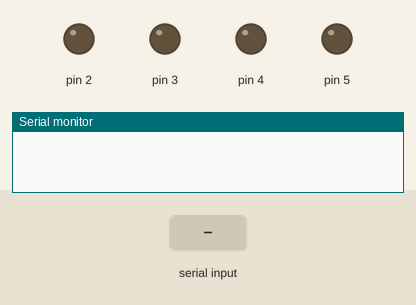
Bench run of a sketch on a simulated Arduino Uno, built with avr-gcc and run on an emulated ATmega328P. Parts: output pins drawn as LEDs (lit = HIGH), the last lines printed to the serial monitor. The inputs (shaded band) are chosen by the test bench.

Above: at 1.2 s.
1.3 s: "F" received over Serial
At 2.5 s:
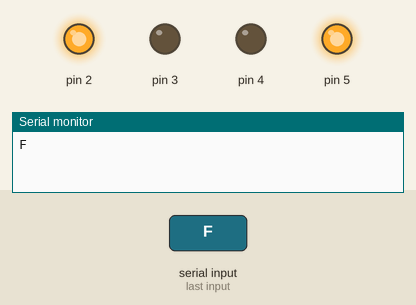
2.8 s: "B" received over Serial
At 3.7 s:
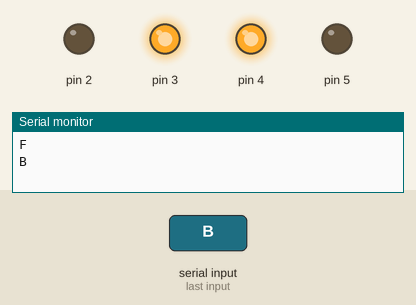
4.3 s: "L" received over Serial
At 4.9 s:
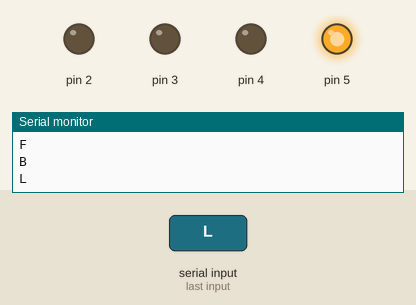
5.8 s: "R" received over Serial
At 7.2 s:
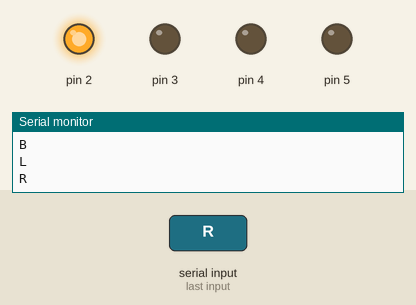
Timing chart, 0 to 8.3 s (numbered marks = the images above; inputs shaded):
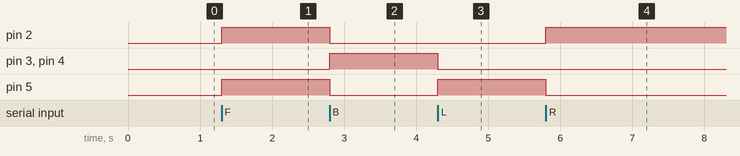

Measured:
- after the input at 1.3 s, pin 2, pin 5: LOW → HIGH at once
- after the input at 2.8 s, pin 2, pin 5: HIGH → LOW at once; pin 3, pin 4: LOW → HIGH at once
- after the input at 4.3 s, pin 3, pin 4: HIGH → LOW at once; pin 5: LOW → HIGH at once
- after the input at 5.8 s, pin 2: LOW → HIGH at once; pin 5: HIGH → LOW at once

The sketch:

RakshiitCar.ino
```cpp
 // C++ code
//

char val;
void setup()
{
  pinMode(2, OUTPUT);
  pinMode(3, OUTPUT);
  pinMode(4, OUTPUT);
  pinMode(5, OUTPUT);
  Serial.begin(9600);

}


void loop ()
{
  while (Serial.available() > 0)
   {
    val = Serial.read();
    Serial.println(val);
   }
  switch (val)
  {
    case 'F': moveForward(); break;
    case 'B' : moveBackward();break;
    case 'L' : moveLeft(); break;
    case 'R' :  moveRight(); break;
    case  'S' :  Stop(); break;
  }


   /*  moveForward();
     delay(3000);utyyyyyyyyyyyyyyyyyyyyyyyyyyyyyyyyyyyyyyyyyyyyyyyyyyyyyyyyyyyyyyyyyyyyyyyyyyyyyyyyyyyyyyyyyyyyyyyyyyyyyyyyyyyyy
     moveRight();
     delay(1500);
      moveLeft();
     delay(1500);

     moveBackward();
     delay(3000);
     */


}

void Stop()
{
   digitalWrite(2, LOW);
  digitalWrite(3, LOW);
  digitalWrite(4, LOW);
  digitalWrite(5, LOW);
}
void moveForward()
{
     digitalWrite(2, HIGH);
  digitalWrite(3, LOW);
  digitalWrite(4, LOW);
  digitalWrite(5, HIGH);
}

void moveBackward()
{
    digitalWrite(2, LOW);
  digitalWrite(3, HIGH);
  digitalWrite(4, HIGH);
  digitalWrite(5, LOW);
}
void moveLeft()
{
   digitalWrite(2, LOW);
  digitalWrite(3, LOW);
  digitalWrite(4, LOW);
  digitalWrite(5, HIGH);
}

void moveRight()
{
   digitalWrite(2, HIGH);
  digitalWrite(3, LOW);
  digitalWrite(4, LOW);
  digitalWrite(5, LOW);
}
```
